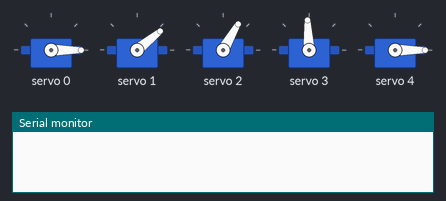
Bench run of a sketch on a simulated Arduino Uno, built with avr-gcc and run on an emulated ATmega328P. On the bench: 5 × servo, the last lines printed to the serial monitor.

Above: at 0.1 s.
At 6.5 s:
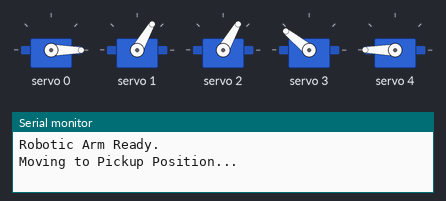
At 11.63 s:
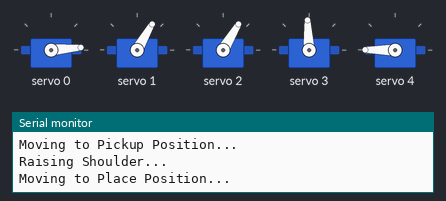
At 15.0 s:
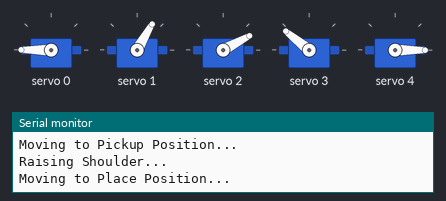
At 31.87 s:
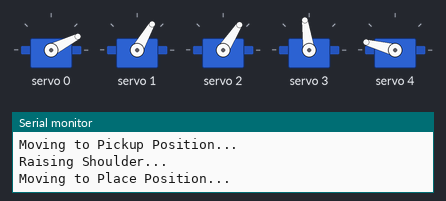
At 38.9 s:
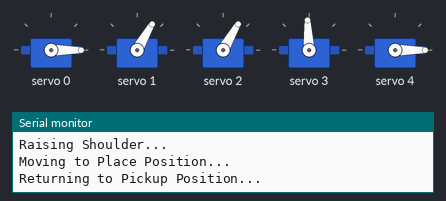
Timing chart, 0 to 40.0 s (numbered marks = the images above):
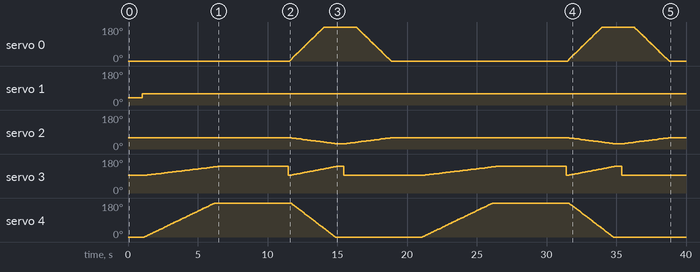

Measured:
- by itself, servo 1: 39° → 60° at 1.0 s
- by itself, servo 2: 60° → 59° at 11.6 s, → 58° 0.10 s later, → 57° 0.10 s later, → 56° 0.14 s later, … (116 changes in this stretch)
- by itself, servo 3: 93° → 94° at 1.3 s, → 96° 0.11 s later, → 97° 0.11 s later, → 98° 0.16 s later, … (176 changes in this stretch)

The sketch:

initialcode_for_testing_robo.ino
```cpp
#include <Wire.h>
#include <Adafruit_PWMServoDriver.h>

Adafruit_PWMServoDriver pwm = Adafruit_PWMServoDriver();

#define PWM_FREQ 50  // 50Hz for standard servos

// Servo channel assignments
#define BASE_CH     0
#define SHOULDER_CH 1
#define ELBOW_CH    2
#define WRIST_CH    3
#define GRIPPER_CH  4  // Gripper servo

// Pulse width limits
#define MIN_US 500
#define MAX_US 2500

float usPerTick = 20000.0 / 4096.0; // ≈4.88 µs/tick

// Convert angle to PWM ticks
uint16_t angleToTicks(int angle) {
  if (angle < 0) angle = 0;
  if (angle > 180) angle = 180;
  float pulse = MIN_US + (angle / 180.0) * (MAX_US - MIN_US);
  return (uint16_t)(pulse / usPerTick);
}

void moveServo(uint8_t ch, int angle) {
  pwm.setPWM(ch, 0, angleToTicks(angle));
}

// Smooth movement including gripper
void moveSmooth(int baseA, int shoulderA, int elbowA, int wristA, int gripperA,
                int baseB, int shoulderB, int elbowB, int wristB, int gripperB, int stepDelay) {
  for (int step = 0; step <= 100; step++) {
    int basePos     = map(step, 0, 100, baseA, baseB);
    int shoulderPos = map(step, 0, 100, shoulderA, shoulderB);
    int elbowPos    = map(step, 0, 100, elbowA, elbowB);
    int wristPos    = map(step, 0, 100, wristA, wristB);
    int gripperPos  = map(step, 0, 100, gripperA, gripperB);

    moveServo(BASE_CH, basePos);
    moveServo(SHOULDER_CH, shoulderPos);
    moveServo(ELBOW_CH, elbowPos);
    moveServo(WRIST_CH, wristPos);
    moveServo(GRIPPER_CH, gripperPos);

    delay(stepDelay);
  }
}

void setup() {
  Serial.begin(115200);
  pwm.begin();
  pwm.setPWMFreq(PWM_FREQ);

  // Initial neutral position
  moveServo(BASE_CH, 0);
  moveServo(SHOULDER_CH, 40);
  moveServo(ELBOW_CH, 60);
  moveServo(WRIST_CH, 90);
  moveServo(GRIPPER_CH, 0);  // Gripper fully open initially
  delay(1000);
  Serial.println("Robotic Arm Ready.");
}

void loop() {
  // Pickup and place positions
  int baseA = 0;
  int shoulderA = 60;
  int elbowA = 60;
  int wristA = 135;
  int gripperOpen = 0;
  int gripperClosed = 180;

  int baseB = 230;
  int shoulderB = 60;
  int elbowB = 30;
  int wristB = 135;

  // ----- Move to Pickup Position -----
  Serial.println("Moving to Pickup Position...");
  moveSmooth(baseA, shoulderA, elbowA, 90, gripperOpen,  // start with wrist neutral, gripper open
             baseA, shoulderA, elbowA, wristA, gripperClosed, 50); // gripper closes while moving
  delay(1000); // pause at pickup

  // ----- Shoulder rise after pickup -----
  Serial.println("Raising Shoulder...");
  moveSmooth(baseA, shoulderA, elbowA, wristA, gripperClosed,
             baseA, shoulderB, elbowA, wristA, gripperClosed, 30); // shoulder rises, gripper stays closed
  delay(500);

  // ----- Move to Place Position -----
  Serial.println("Moving to Place Position...");
  moveSmooth(baseA, shoulderB, elbowA, 90, gripperClosed,  // start from wrist neutral
             baseB, shoulderB, elbowB, wristB, gripperOpen, 30); // gripper opens while placing
  delay(500);

  // Return wrist to neutral after placing
  moveServo(WRIST_CH, 90);

  // ----- Return to Pickup Position -----
  Serial.println("Returning to Pickup Position...");
  moveSmooth(baseB, shoulderB, elbowB, 90, gripperOpen,
             baseA, shoulderA, elbowA, 90, gripperOpen, 30);
  delay(2000);
}
```
